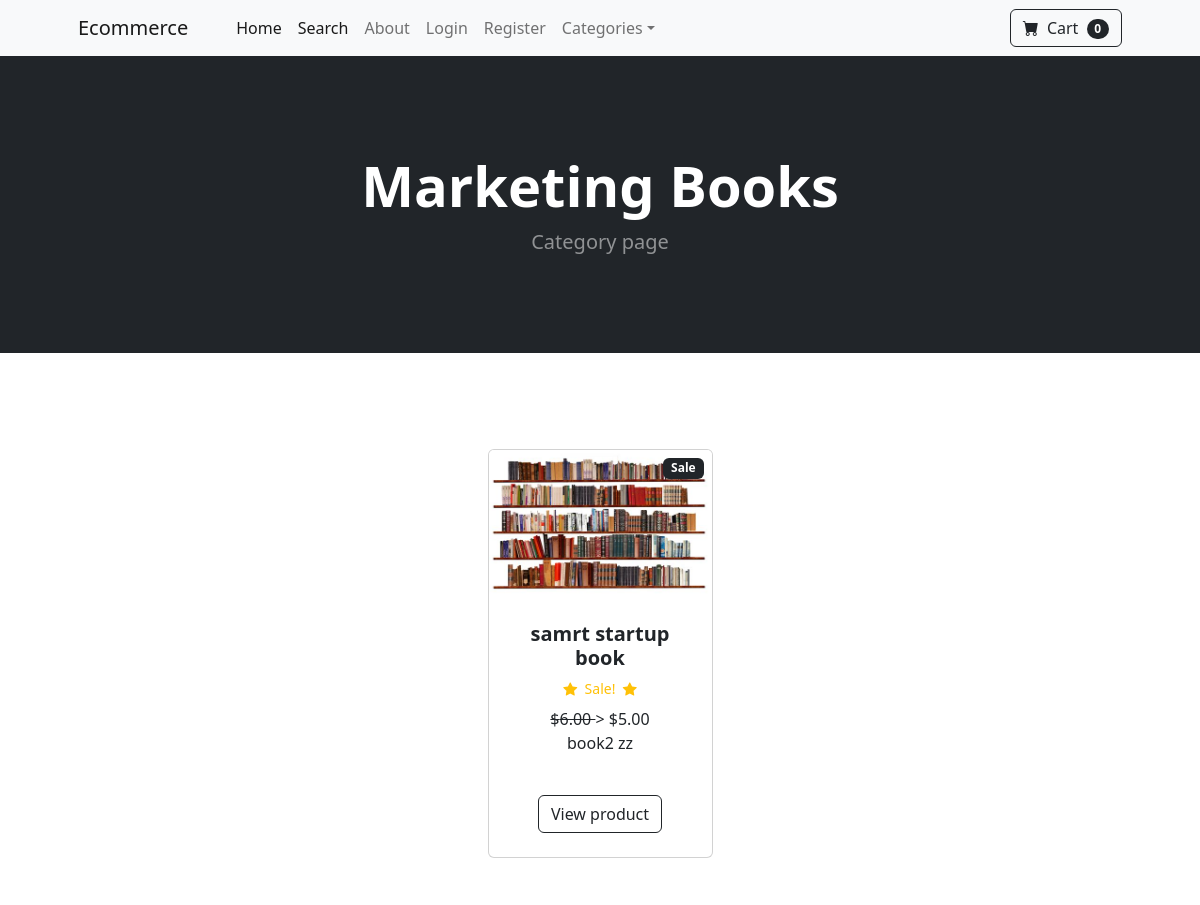
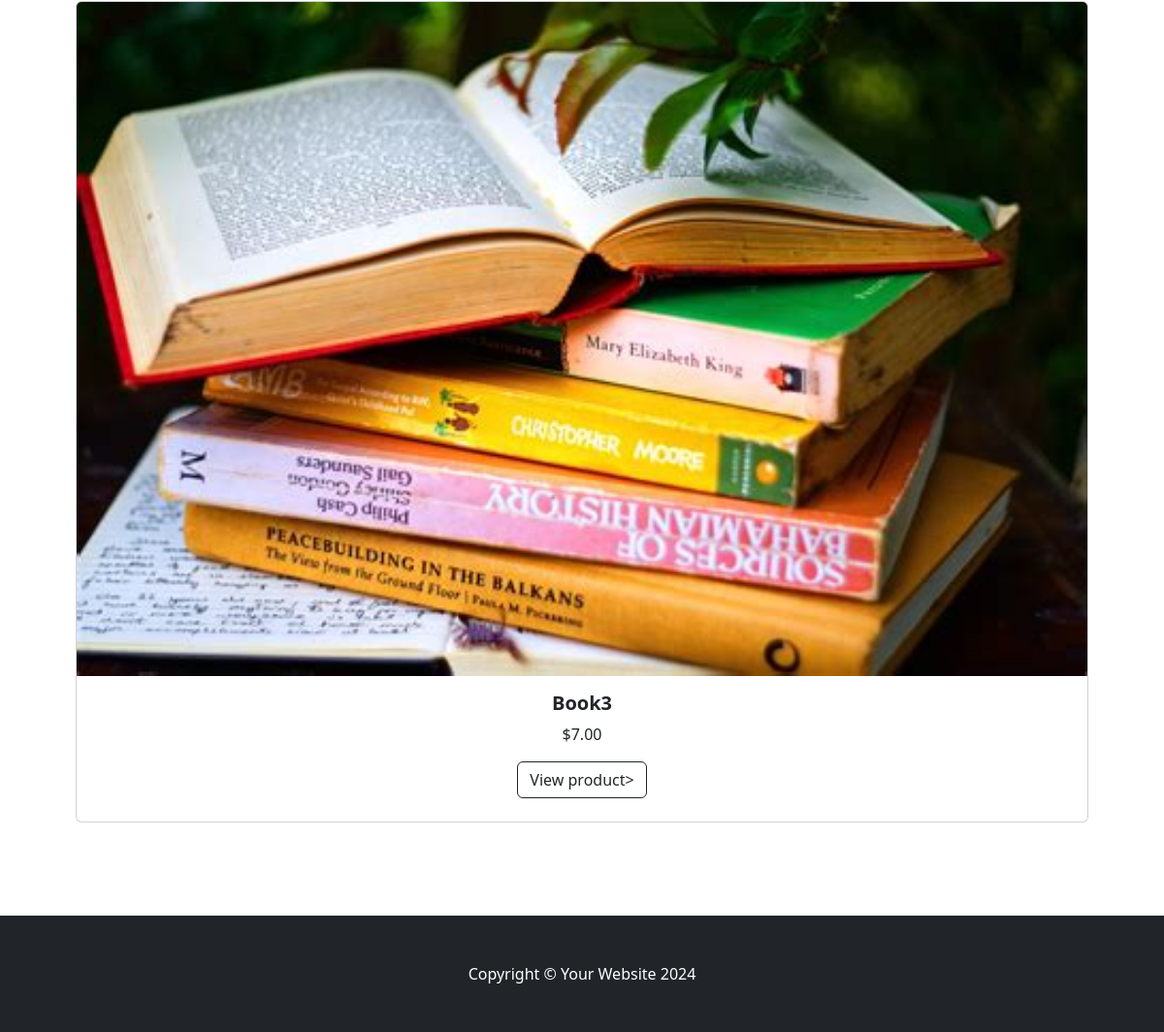
/category/Marketing Books, run on an earlier commit of the app's database (2 pictures, top to bottom).
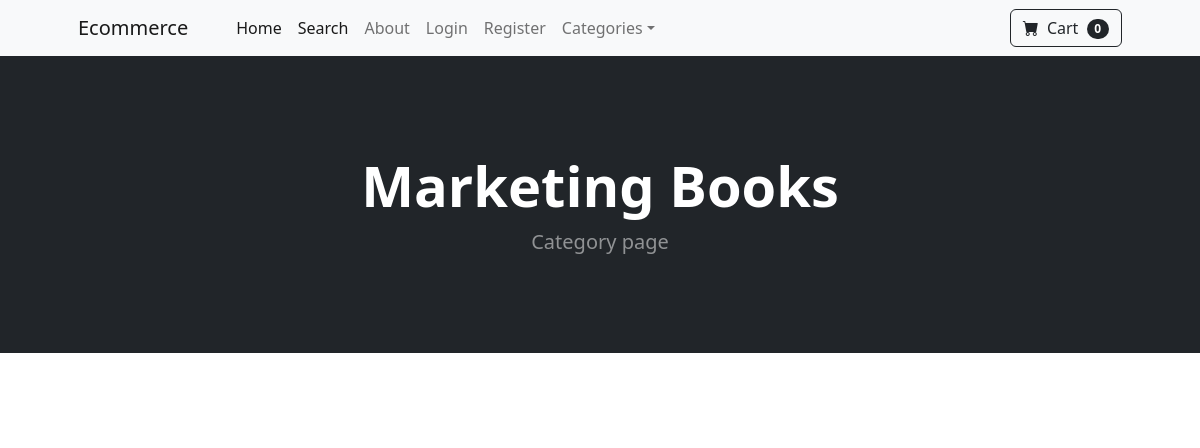
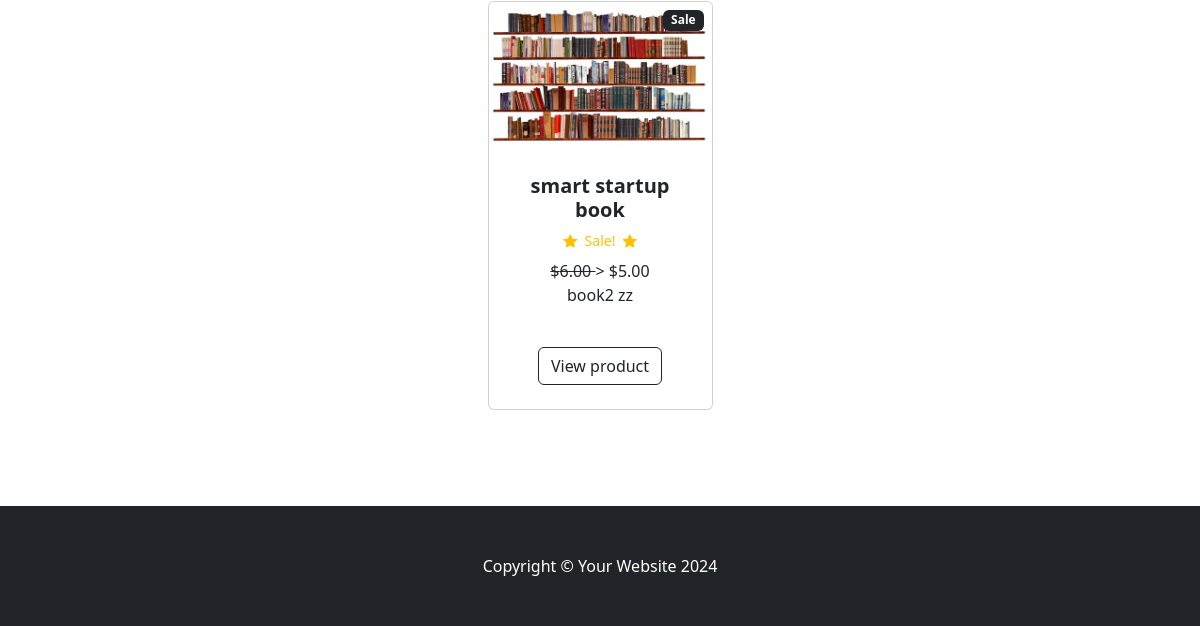
And on a later commit of the database (2 pictures, top to bottom).
### store/models.py (models this page shows, shortened)
class Category(models.Model):
    name = models.CharField(max_length=50)
    def __str__(self):
        return self.name
    class Meta:
        verbose_name_plural = 'Categories'

class Product(models.Model):
    name = models.CharField(max_length=100)
    price = models.DecimalField(default=0, decimal_places=2, max_digits=6)
    category = models.ForeignKey(Category, on_delete=models.CASCADE, default=1)
    description = models.CharField(max_length=250, default='', blank=True, null=True)
    image = models.ImageField(upload_to='uploads/products/')
    is_sale = models.BooleanField(default=False)
    sale_price = models.DecimalField(default=0, decimal_places=2, max_digits=6)

### store/views.py (the view)
# urls.py: path('category/<str:slug>', views.category, name='category',),
def category(request, slug):
    slug = slug.replace('-', ' ')
    try:
        category = Category.objects.get(name=slug)
        products = Product.objects.filter(category=category)
        return render(request, 'store/category.html', {'products': products, 'category': category})
    except:
        messages.success(request, "Category you search for does not exist.")
        return redirect('home')

### cart/cart.py (called while the page is built)
    def __len__(self):
        return len(self.cart)

### cart/context_processors.py (called while the page is built)
def cart_context(request):
    return {'cart': Cart(request)}

### templates/store/category.html
{% extends 'base.html' %}
{% block content %}
        <header class="bg-dark py-5">
            <div class="container px-4 px-lg-5 my-5">
                <div class="text-center text-white">
                    <h1 class="display-4 fw-bolder">{{ category }}</h1>
                    <p class="lead fw-normal text-white-50 mb-0">Category page</p>
                </div>
            </div>
        </header>
        <section class="py-5">
            <div class="container px-4 px-lg-5 mt-5">
                <div class="row gx-4 gx-lg-5 row-cols-2 row-cols-md-3 row-cols-xl-4 justify-content-center">
                {% for product in products %}
                    {% if product.is_sale %}
                    <div class="col mb-5">
                        <div class="card h-100">
                            <div class="badge bg-dark text-white
                            position-absolute"
                                 style="top: 0.5rem; right: 0.5rem">Sale
                            </div>
                            <img class="card-img-top" src="{{ product.image.url }}" alt="..." />
                            <div class="card-body p-4">
                                <div class="text-center">
                                    <h5 class="fw-bolder">{{ product.name }}</h5>
                                    <div class="d-flex justify-content-center small text-warning mb-2">
                                    <div class="bi-star-fill"></div>
                                    &nbsp;&nbsp;Sale!&nbsp;&nbsp;
                                    <div class="bi-star-fill"></div>
                                    </div>
                                    <strike>
                                        ${{ product.price }}
                                    </strike>>
                                        ${{ product.sale_price }}
                                    <p>{{ product.description }}</p>
                                </div>
                            </div>
                            <div class="card-footer p-4 pt-0 border-top-0 bg-transparent">
                                <div class="text-center"><a class="btn btn-outline-dark mt-auto" href="{% url 'product' product.id %}">View product</a></div>
                            </div>
                        </div>
                    </div>
                </div>
                {% else %}
                    <div class="col mb-5">
                        <div class="card h-100">
                            <img class="card-img-top" src="{{ product.image.url }}" alt="..."/>
                            <div class="card-body p4">
                                <div class="text-center">
                                    <h5 class="fw-bolder">
                                        {{ product.name }}
                                    </h5>
                                    ${{ product.price }}
                                </div>
                            </div>
                            <div class="card-footer p-4 pt-0 border-top-0 bg-transparent">
                                <div class="text-center">
                                    <a class="btn btn-outline-dark mt-auto"
                                        href="{% url 'product' product.id %}">View product></a>
                                </div>
                            </div>
                        </div>
                    </div>
                {% endif %}
            {% endfor %}
            </div>
        </section>
{% endblock %}

### templates/base.html (shortened to what this page needs)
{% load static %}
<!DOCTYPE html>
<html lang="en">
    <head>
        <link href="https://cdn.jsdelivr.net/npm/bootstrap-icons@1.5.0/font/bootstrap-icons.css" rel="stylesheet" />
        <link href="{% static 'css/styles.css' %}" rel="stylesheet" />
    </head>
    <body>
        {% include 'partials/navbar.html' %}
        {% block content %}
        {% endblock %}
        <footer class="py-5 bg-dark">
            <div class="container"><p class="m-0 text-center text-white">Copyright &copy; Your Website 2024</p></div>
        </footer>
    </body>
</html>

### templates/partials/navbar.html (shortened to what this page needs)
<nav class="navbar navbar-expand-lg navbar-light bg-light">
            <div class="container px-4 px-lg-5">
                <a class="navbar-brand" href="{% url 'home' %}">Ecommerce</a>
                <div class="collapse navbar-collapse" id="navbarSupportedContent">
                    <ul class="navbar-nav me-auto mb-2 mb-lg-0 ms-lg-4">
                        <li class="nav-item"><a class="nav-link active" aria-current="page" href="{% url 'home' %}">
                            Home
                        </a></li>
                        <li class="nav-item"><a class="nav-link active" aria-current="page" href="{% url 'search' %}">
                            Search
                        </a></li>
                        <li class="nav-item"><a class="nav-link" href="{% url 'about' %}">About</a></li>
                        {% if user.is_authenticated %}
                            <li class="nav-item dropdown">
                                <a class="nav-link dropdown-toggle" id="navbarDropdown" href="#" role="button" data-bs-toggle="dropdown" aria-expanded="false">Profile</a>
                            <ul class="dropdown-menu" aria-labelledby="navbarDropdown">
                                <li><a class="dropdown-item" href="{% url 'update_user' %}">User profile</a></li>
                                <li><hr class="dropdown-divider" /></li>
                                <li><a class="dropdown-item" href="{% url 'update_info' %}">User info</a></li>
                            </ul>
                        </li>
                            <li class="nav-item"><a class="nav-link" href="{% url 'logout' %}">Logout</a></li>
                        {% else %}
                            <li class="nav-item"><a class="nav-link" href="{% url 'login' %}">Login</a></li>
                            <li class="nav-item"><a class="nav-link" href="{% url 'register' %}">Register</a></li>
                        {% endif %}
                        <li class="nav-item dropdown">
                            <a class="nav-link dropdown-toggle" id="navbarDropdown" href="#" role="button" data-bs-toggle="dropdown" aria-expanded="false">Categories</a>
                        </li>
                    </ul>
                    <form class="d-flex">
                        <a href="{% url 'cart_summary' %}" class="btn btn-outline-dark">
                            <i class="bi-cart-fill me-1"></i>
                            Cart
                            <span class="badge bg-dark text-white ms-1 rounded-pill" id="cart_quantity">{{ cart|length }}</span>
                        </a>
                    </form>
                </div>
            </div>
        </nav>

What changed in the data, as far as the page shows it:
removed Product: image (picture), name "Book3", price "7.00"
changed Product "book2 zz": name "samrt startup book" → "smart startup book"
